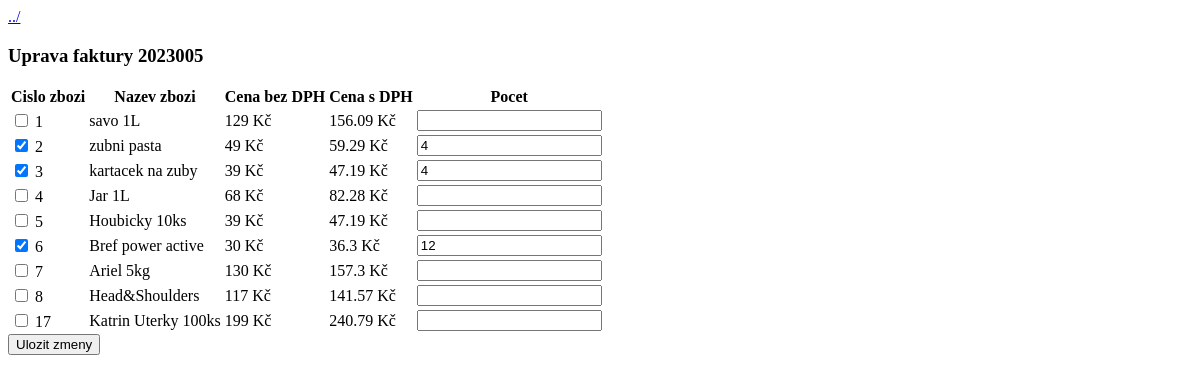
Before: /upravobjednavku.php?id=2023005 with the older database file.
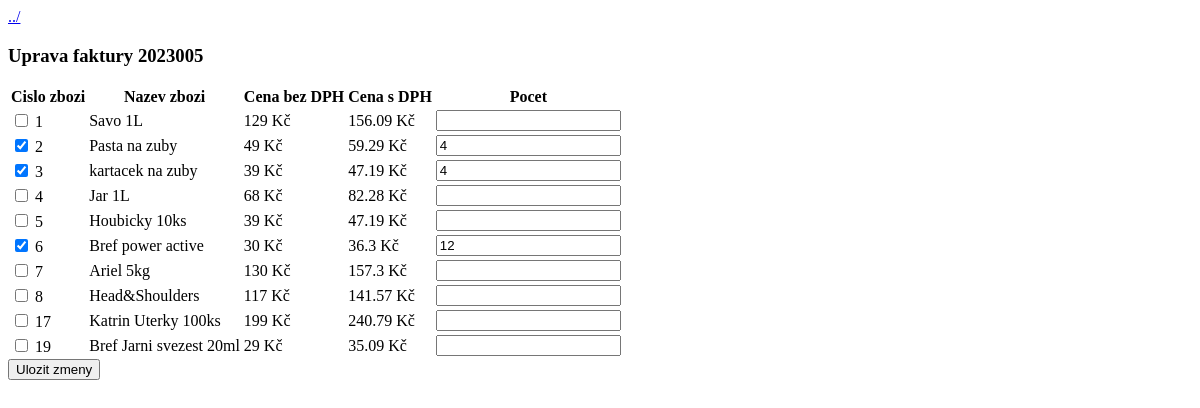
After: the same page with the newer database file.
### tables this page shows
CREATE TABLE `zbozi` (
  `id_zbozi` smallint NOT NULL AUTO_INCREMENT,
  `nazev` varchar(32) NOT NULL,
  `cena` int NOT NULL,
  PRIMARY KEY (`id_zbozi`)
);

CREATE TABLE `faktura_zbozi` (
  `id` int NOT NULL AUTO_INCREMENT,
  `faktura_id` int NOT NULL,
  `zbozi_id` smallint NOT NULL,
  `pocet` smallint NOT NULL,
  PRIMARY KEY (`id`),
  KEY `faktura_id` (`faktura_id`),
  KEY `zbozi_id` (`zbozi_id`),
  CONSTRAINT `faktura_zbozi_ibfk_1` FOREIGN KEY (`faktura_id`) REFERENCES `faktura` (`id_fak`) ON DELETE CASCADE,
  CONSTRAINT `faktura_zbozi_ibfk_2` FOREIGN KEY (`zbozi_id`) REFERENCES `zbozi` (`id_zbozi`) ON DELETE CASCADE
);

### inc/functions.php (called while the page is built, shortened)
<?php
    function vypis_zbozi($pdo, $order=false, $desc=false) {
        $query = "SELECT * FROM zbozi";
        $query .= ";";
        $stmt = $pdo->prepare($query);
        $stmt->execute();
        $results = $stmt->fetchall(PDO::FETCH_ASSOC);
        if ($results) {
            return $results;
        }
        return false;
    }
    function vypis_objednavku($id_fak, $pdo) {
        $query = "SELECT zbozi_id, pocet FROM faktura_zbozi WHERE faktura_id = $id_fak;";
        $stmt = $pdo->prepare($query);
        $stmt->execute();
        $results = $stmt->fetchall(PDO::FETCH_ASSOC);
        if ($results) {
            return $results;
        }
        return false;
    }

### upravobjednavku.php (the view, shortened to what this page needs)
<?php
require_once("inc/functions.php");
$id_fak = htmlentities($_GET["id"]);
require_once("inc/dbh.inc.php");
$objednavka = vypis_objednavku($id_fak, $conn);
$zbozi = vypis_zbozi($conn);
$objednane_zbozi = array_map(
    function ($a) {
        return $a['zbozi_id'];
    }, $objednavka);
$counter = 0;
?>
<!DOCTYPE html>
<html lang="en">
<head>
</head>
<body>
    <a href=<?php echo "faktura.php?id=" . $id_fak ?>>../</a>
    <h3>Uprava faktury <?php echo $id_fak ?></h3>
    <form action="inc/upravobjed.inc.php" method="POST">
            <table>
                <thead>
                    <tr>
                        <th>Cislo zbozi</th>
                        <th>Nazev zbozi</th>
                        <th>Cena bez DPH</th>
                        <th>Cena s DPH</th>
                        <th>Pocet</th>
                    </tr>
                </thead>
                <tbody>
                    <?php foreach ($zbozi as $produkt) {
                        ?>
                        <tr>
                            <td>
                                <input
                                type="checkbox"
                                name="id_zbozi[<?php echo $produkt["id_zbozi"]; ?>]"
                                value=<?php echo $produkt["id_zbozi"]; ?>
                                <?php if (in_array($produkt["id_zbozi"], $objednane_zbozi)) {echo "checked";}; ?>
                                >
                                <?php echo $produkt["id_zbozi"]; ?>
                            </td>
                            <td><?php echo $produkt["nazev"] ?></td>
                            <td><?php echo $produkt["cena"] . " Kč"; ?></td>
                            <td><?php echo strval(intval($produkt["cena"]) * 1.21) . " Kč"; ?></td>
                            <td>
                                <input
                                type="number"
                                name="ks[<?php echo $produkt["id_zbozi"]; ?>]"
                                min=1
                                <?php
                                    if(in_array($produkt["id_zbozi"], $objednane_zbozi)) {
                                        echo "value='" . $objednavka[$counter]["pocet"] . "'";
                                        $counter+=1;
                                    }; ?>
                                >
                            </td>
                        </tr>
                        <?php
                    }
                    ?>
                </tbody>
            </table>
        <button type="submit" name="uprav">Ulozit zmeny</button>
    </form>
</body>
</html>

Changed rows visible on the page:
changed zbozi id 1: nazev "savo 1L" → "Savo 1L"
changed zbozi id 2: nazev "zubni pasta" → "Pasta na zuby"
added zbozi: id_zbozi "19", nazev "Bref Jarni svezest 20ml", cena "29", intval($produkt['cena'])*1.21 "35.09"
